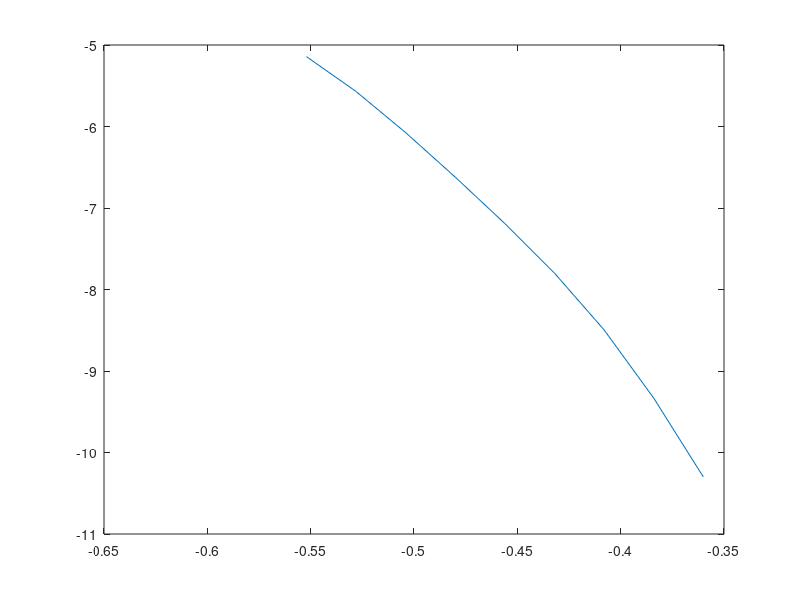

MATLAB code for this plot:
data = csvread("pmos_ids_log_lowtep.csv")

vgs= data(:,1)
idslog = data(:,2)

coefs = polyfit(vgs,idslog,1)
coefs

plot(vgs,idslog)